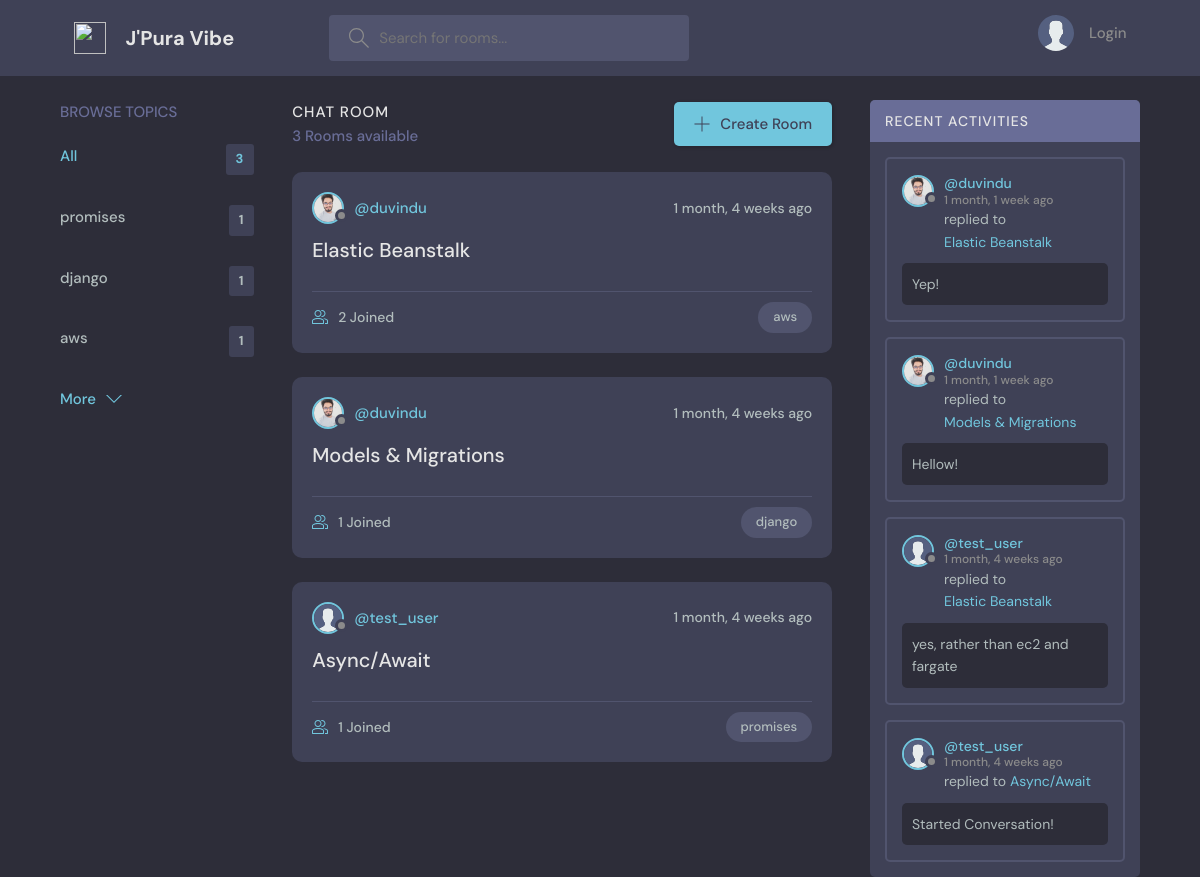
The page / on the database its author committed.
### home/models.py (models this page shows, shortened)
class Topic(models.Model):
    name = models.CharField(max_length=200)

class Room(models.Model):
    host = models.ForeignKey(User, on_delete=models.CASCADE)
    topic = models.ForeignKey(Topic, on_delete=models.CASCADE)
    name = models.CharField(max_length=200)
    description = models.TextField(blank=True, null=True)
    participants = models.ManyToManyField(User, related_name='participants')
    created = models.DateTimeField(auto_now_add=True)
    class Meta:
        ordering = ['-created']

class Profile(models.Model):
    user = models.OneToOneField(User, on_delete=models.CASCADE)
    image = models.ImageField(upload_to='profile_pics/', null=True)

class Message(models.Model):
    user = models.ForeignKey(User, on_delete=models.CASCADE)
    room = models.ForeignKey(Room, on_delete=models.CASCADE)
    body = models.TextField()
    created = models.DateTimeField(auto_now_add=True)
    class Meta:
        ordering = ['-created']

### home/views.py (the view)
# urls.py: path('', home, name = 'home'),
def home(request):
    q = request.GET.get('q') if request.GET.get('q') else ''
    rooms = Room.objects.distinct().filter(
        Q(topic__name__icontains = q)|
        Q(name__icontains = q)
    )
    rooms_count = rooms.count()
    topics = Topic.objects.all()[:5]
    activities = Message.objects.all()
    context = {'rooms':rooms, 'topics':topics, 'rooms_count':rooms_count, 'activities':activities}
    return render(request, 'home/index.html', context)

### home/templates/home/index.html (shortened to what this page needs)
{% extends 'base.html' %}
{% block content %}
    <main class="layout layout--3">
      <div class="container">
        {% include 'home/c1-topic.html' %}
          <div class="roomList">
            <div class="roomList__header">
              <div>
                <h2>Chat Room</h2>
                <p>{{rooms_count}} Rooms available</p>
              </div>
              <a class="btn btn--main" href="{% url 'create-room' %}">
                <svg version="1.1" xmlns="http://www.w3.org/2000/svg" width="32" height="32" viewBox="0 0 32 32">
                  <title>add</title>
                  <path
                    d="M16.943 0.943h-1.885v14.115h-14.115v1.885h14.115v14.115h1.885v-14.115h14.115v-1.885h-14.115v-14.115z"
                  ></path>
                </svg>
                Create Room
              </a>
            </div>
            {% include 'home/c2-feed.html' %}
          </div>
      {% include 'home/c3-activity.html' %}
      </div>
    </main>
{% endblock content %}

### home/templates/home/c1-topic.html
        <div class="topics">
          <div class="topics__header">
            <h2>Browse Topics</h2>
          </div>
          <ul class="topics__list">
            <li>
              <a href="{% url 'home' %}" class="active">All <span>{{topics.count}}</span></a>
            </li>
            {% for topic in topics %}
                <li>
                    <a href="{% url 'home' %}?q={{topic.name}}">{{topic.name}} <span>{{topic.room_set.all.count}}</span></a>
                </li>
            {% endfor %}
          </ul>
          <a class="btn btn--link" href="{% url 'topic-view' %}">
            More
            <svg version="1.1" xmlns="http://www.w3.org/2000/svg" width="32" height="32" viewBox="0 0 32 32">
              <title>chevron-down</title>
              <path d="M16 21l-13-13h-3l16 16 16-16h-3l-13 13z"></path>
            </svg>
          </a>
        </div>

### home/templates/home/c2-feed.html (shortened to what this page needs)
{% load static %}
        {% for room in rooms %}
          <div class="roomListRoom">
            <div class="roomListRoom__header">
              <a href="{% url 'profile' room.host.username %}" class="roomListRoom__author">
                {% if request.user == room.host %}
                  {% if room.host.profile.image %}
                    <div class="avatar avatar--small active">
                      <img src="{{room.host.profile.image.url}}" />
                    </div>
                  {% else %}
                    <div class="avatar avatar--small active">
                      <img src="{% static 'images/avatar.svg' %}" />
                    </div>
                  {% endif %}
                {% else %}
                  {% if room.host.profile.image %}
                    <div class="avatar avatar--small">
                      <img src="{{room.host.profile.image.url}}" />
                    </div>
                  {% else %}
                    <div class="avatar avatar--small">
                      <img src="{% static 'images/avatar.svg' %}" />
                    </div>
                  {% endif %}
                {% endif %}
                <span>@{{room.host.username}}</span>
              </a>
              <div class="roomListRoom__actions">
                <span>{{room.created|timesince}} ago</span>
              </div>
            </div>
            <div class="roomListRoom__content">
              <a href="{% url 'room' room.id %}">{{room.name}}</a>
            </div>
            <div class="roomListRoom__meta">
              <a href="{% url 'room' room.id %}" class="roomListRoom__joined">
                {{room.participants.all.count}} Joined
              </a>
              <p class="roomListRoom__topic">{{room.topic.name}}</p>
            </div>
          </div>
        {% endfor %}

### home/templates/home/c3-activity.html (shortened to what this page needs)
{% load static %}
        <div class="activities">
          <div class="activities__header">
            <h2>Recent Activities</h2>
          </div>
            {% for activity in activities %}
                <div class="activities__box">
                    <div class="activities__boxHeader roomListRoom__header">
                    <a href="{% url 'profile' activity.user.username %}" class="roomListRoom__author">
                        {% if request.user == activity.user %}
                         {% if activity.user.profile.image %}
                            <div class="avatar avatar--small active">
                                <img src="{{activity.user.profile.image.url}}" />
                            </div>
                         {% else %}
                            <div class="avatar avatar--small active">
                                <img src="{% static 'images/avatar.svg' %}" />
                            </div>
                         {% endif %}
                        {% else %}
                         {% if activity.user.profile.image %}
                            <div class="avatar avatar--small">
                                <img src="{{activity.user.profile.image.url}}" />
                            </div>
                         {% else %}
                            <div class="avatar avatar--small">
                                <img src="{% static 'images/avatar.svg' %}" />
                            </div>
                         {% endif %}
                        {% endif %}
                        <p>
                        @{{activity.user.username}}
                        <span>{{activity.created|timesince}} ago</span>
                        </p>
                    </a>
                    </div>
                    <div class="activities__boxContent">
                    <p>replied to <a href="{% url 'room' activity.room.pk %}">{{activity.room.name}}</a></p>
                    <div class="activities__boxRoomContent">
                        {{activity.body}}
                    </div>
                    </div>
                </div>
            {% endfor %}
        </div>

### rows shown on the page
Topic: name "promises", room_set.all.count "1"
Topic: name "django", room_set.all.count "1"
Topic: name "aws", room_set.all.count "1"
Room: host.profile.image (picture), host.username "duvindu", created "1 month, 4 weeks", name "Elastic Beanstalk", participants.all.count "2", topic.name "aws"
Room: host.profile.image (picture), host.username "duvindu", created "1 month, 4 weeks", name "Models & Migrations", participants.all.count "1", topic.name "django"
Room: host.username "test_user", created "1 month, 4 weeks", name "Async/Await", participants.all.count "1", topic.name "promises"
Message: user.profile.image (picture), user.username "duvindu", created "1 month, 1 week", room.name "Elastic Beanstalk", body "Yep!"
Message: user.profile.image (picture), user.username "duvindu", created "1 month, 1 week", room.name "Models & Migrations", body "Hellow!"
Message: user.username "test_user", created "1 month, 4 weeks", room.name "Elastic Beanstalk", body "yes, rather than ec2 and fargate"
Message: user.username "test_user", created "1 month, 4 weeks", room.name "Async/Await", body "Started Conversation!"

### other values the page prints
{{ topics.count }} "3"
{{ rooms_count }} "3"
